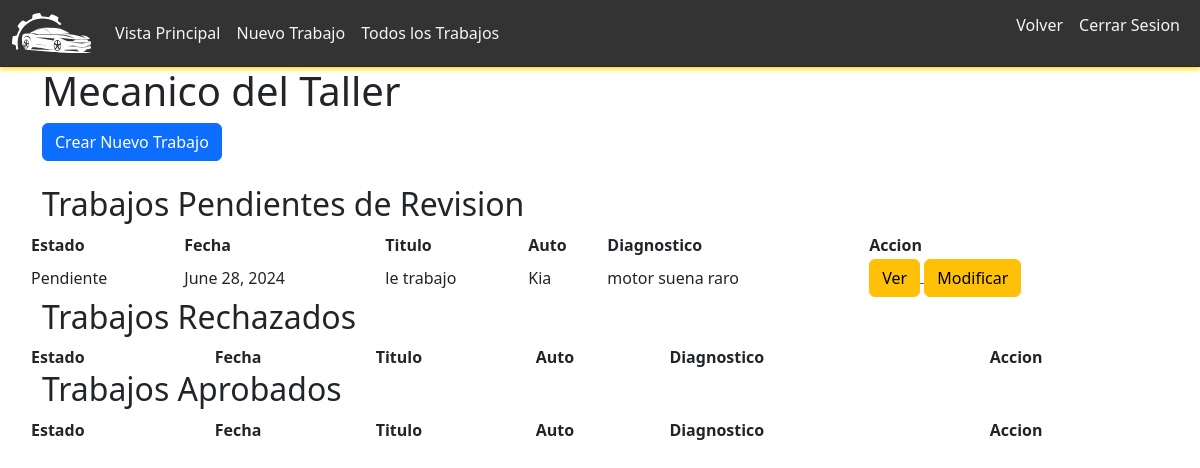
Page /admin_mecanico (signed in) on the earlier database version.
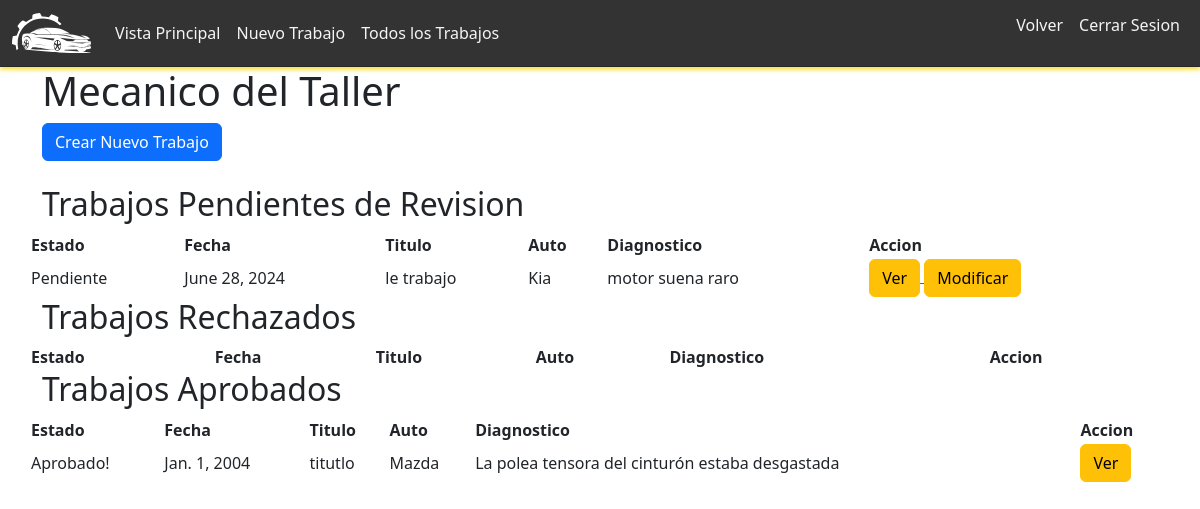
Same page on the later database version.
### core/models.py (models this page shows)
class Trabajo(models.Model):
    ESTADO_REVISION = (
        ("Por revisar", "Por revisar"),
        ("Aprobado", "Aprobado"),
        ("Rechazado", "Rechazado"),
        ("Inactivo", "Inactivo"),
    )
    mecanico = models.ForeignKey(Mecanico, on_delete=models.CASCADE)
    foto_principal = models.ImageField(upload_to='fotos/', null=True)
    titulo = models.CharField(max_length=100, null=True)
    fecha_trabajo = models.DateField()
    fecha_creacion = models.DateField(auto_now_add=True, null=True)
    fecha_actualizacion = models.DateField(auto_now=True, null=True)
    auto = models.CharField(max_length=100)
    diagnostico = models.CharField(max_length=150)
    descripcion = models.TextField()
    revision = models.CharField(max_length=100, choices=ESTADO_REVISION)
    observaciones = models.TextField(null=True, blank=True)

### core/decorators.py (the view)
        def wrapper_func(request, *args, **kwargs):
            group = None
            if request.user.groups.exists():
                group = request.user.groups.all()[0].name
            if group in allowed_roles:
                return view_func(request, *args, **kwargs)
            else:
                return redirect("/auth_error")

### core/views.py (called while the page is built)
@allowed_users(allowed_roles=['mecanico'])
def admin_mecanico(request):
    mecanico_actual = Mecanico.objects.filter(user=request.user).first()
    trabajos = Trabajo.objects.filter(mecanico = mecanico_actual)
    context = {"trabajos":trabajos}
    return render(request, "admin-mecanico.html", context)

### templates/admin-mecanico.html (shortened to what this page needs)
<!DOCTYPE html>
<html>
  <head>
    {% load static %}
      <link rel="stylesheet" href="{% static 'bootstrap-5.3.3/css/bootstrap.css' %}">
      <link rel="stylesheet" href="{% static 'css/navbar-admin.css' %}">
      <link rel="stylesheet" href="{% static 'css/admin-mecanico.css' %}">
  </head>
  <body>
  {% include "navbar-admin.html" %}
    <main>
        <div class="container">
            <h1>Mecanico del Taller</h1>
            <a href="{% url "admin-mecanico-nuevotrabajo" %}">
            <button class="btn btn-primary">
                Crear Nuevo Trabajo
            </button>
            </a>
        </div>
        <br>
        <div class="container">
            <div class="row">
                <h2>Trabajos Pendientes de Revision</h2>
                <table class="tabla-pulenta">
                <tr>
                    <th>Estado</th>
                    <th>Fecha</th>
                    <th>Titulo</th>
                    <th>Auto</th>
                    <th>Diagnostico</th>
                    <th>Accion</th>
                </tr>
                {% for trabajo in trabajos %}
                    {% if trabajo.revision == "Por revisar" %}
                    	<tr>
                            <td>Pendiente</td>
                            <td>{{ trabajo.fecha_trabajo }}</td>
                            <td>{{ trabajo.titulo }}</td>
                            <td>{{ trabajo.auto }}</td>
                            <td>{{ trabajo.diagnostico }}</td>
                        <td>
                            <a href="{% url "admin-mecanico-vertrabajo" trabajo.id %}">
                                <button class="btn btn-warning">Ver</button>
                            </a>
                            <a href="{% url "admin-mecanico-modtrabajo" trabajo.id %}">
                                <button class="btn btn-warning">Modificar</button>
                            </a>
                        </td>
                        </tr>
                    {% endif %}
                {% endfor %}
            </table>
            </div>
            <div class="row">
                <h2>Trabajos Rechazados</h2>
                <table class="tabla-pulenta">
                <tr>
                    <th>Estado</th>
                    <th>Fecha</th>
                    <th>Titulo</th>
                    <th>Auto</th>
                    <th>Diagnostico</th>
                    <th>Accion</th>
                </tr>
            </table>
            </div>
            <div class="row">
                <h2>Trabajos Aprobados</h2>
                <table class="tabla-pulenta">
                <tr>
                    <th>Estado</th>
                    <th>Fecha</th>
                    <th>Titulo</th>
                    <th>Auto</th>
                    <th>Diagnostico</th>
                    <th>Accion</th>
                </tr>
                {% for trabajo in trabajos %}
                    {% if trabajo.revision == "Aprobado" %}
                    	<tr>
                            <td>Aprobado!</td>
                            <td>{{ trabajo.fecha_trabajo }}</td>
                            <td>{{ trabajo.titulo }}</td>
                            <td>{{ trabajo.auto }}</td>
                            <td>{{ trabajo.diagnostico }}</td>
                            <td>
                                <a href="{% url "admin-mecanico-vertrabajo" trabajo.id %}">
                                    <button class="btn btn-warning">Ver</button>
                                </a>
                            </td>
                        </tr>
                    {% endif %}
                {% endfor %}
            </table>
            </div>
        </div>
    </main>
  </body>
</html>

Differences in the rows shown:
added Trabajo: fecha_trabajo "Jan. 1, 2004", titulo "titutlo", auto "Mazda", diagnostico "La polea tensora del cinturón estaba desgastada", shown under "Trabajos Aprobados"
